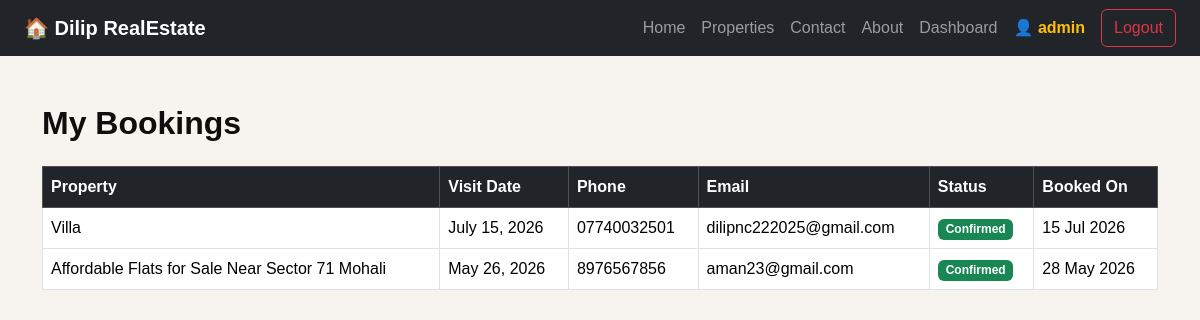
The app's page /my-bookings/ (signed in) with its own data.
### realapp/models.py (models this page shows, shortened)
class User(AbstractUser):
    ROLE_CHOICES = (
        ('admin', 'Admin'),
        ('agent', 'Agent'),
        ('customer', 'Customer'),
    )
    role = models.CharField(
        max_length=20,
        choices=ROLE_CHOICES,
        default='customer'
    )
    phone = models.CharField(
        max_length=15,
        blank=True
    )

class Booking(models.Model):
    STATUS_CHOICES = [
        ('pending',   'Pending'),
        ('confirmed', 'Confirmed'),
        ('cancelled', 'Cancelled'),
        ('completed', 'Completed'),
    ]
    user        = models.ForeignKey(User, on_delete=models.CASCADE, related_name='bookings')
    property    = models.ForeignKey(Property, on_delete=models.CASCADE, related_name='bookings')
    name        = models.CharField(max_length=100)
    email       = models.EmailField()
    phone       = models.CharField(max_length=15)
    message     = models.TextField(blank=True, null=True)
    date        = models.DateField()
    status      = models.CharField(max_length=20, choices=STATUS_CHOICES, default='pending')
    created_at  = models.DateTimeField(auto_now_add=True)
    class Meta:
        ordering = ['-created_at']  # latest bookings first

class Property(models.Model):
    PROPERTY_TYPES = [
        ('house', 'House'),
        ('apartment', 'Apartment'),
        ('villa', 'Villa'),
        ('commercial', 'Commercial'),
    ]
    owner       = models.ForeignKey(User, on_delete=models.CASCADE, related_name='properties')
    title       = models.CharField(max_length=200)
    description = models.TextField()
    location    = models.CharField(max_length=200)
    price       = models.DecimalField(max_digits=12, decimal_places=2)
    bedrooms    = models.IntegerField()
    bathrooms   = models.IntegerField()
    area        = models.IntegerField()
    image       = models.ImageField(upload_to='properties/')
    property_type = models.CharField(max_length=20, choices=PROPERTY_TYPES)
    created_at  = models.DateTimeField(auto_now_add=True)

### realapp/views.py (the view)
# urls.py: path('my-bookings/',my_bookings,name='my_bookings'),
@login_required
def my_bookings(request):
    bookings = Booking.objects.filter(user=request.user)
    return render(request, 'my_bookings.html', {
        'bookings': bookings,
    })

### templates/my_bookings.html
{% extends 'base.html' %}
{% block content %}
<div class="container my-5">
  <h2 class="fw-bold mb-4">My Bookings</h2>
  {% if bookings %}
  <div class="table-responsive">
    <table class="table table-bordered align-middle">
      <thead class="table-dark">
        <tr>
          <th>Property</th>
          <th>Visit Date</th>
          <th>Phone</th>
          <th>Email</th>
          <th>Status</th>
          <th>Booked On</th>
        </tr>
      </thead>
      <tbody>
        {% for booking in bookings %}
        <tr>
          <td>
            <a href="{% url 'property_detail' booking.property.id %}">
              {{ booking.property.title }}
            </a>
          </td>
          <td>{{ booking.date }}</td>
          <td>{{ booking.phone }}</td>
          <td>{{ booking.email }}</td>
          <td>
            {% if booking.status == 'confirmed' %}
              <span class="badge bg-success">Confirmed</span>
            {% elif booking.status == 'cancelled' %}
              <span class="badge bg-danger">Cancelled</span>
            {% elif booking.status == 'completed' %}
              <span class="badge bg-primary">Completed</span>
            {% else %}
              <span class="badge bg-warning text-dark">Pending</span>
            {% endif %}
          </td>
          <td>{{ booking.created_at|date:"d M Y" }}</td>
        </tr>
        {% endfor %}
      </tbody>
    </table>
  </div>
  {% else %}
    <div class="text-center py-5">
      <h5>You have no bookings yet.</h5>
      <a href="{% url 'property_list' %}" class="btn btn-dark mt-3">Browse Properties</a>
    </div>
  {% endif %}
</div>
{% endblock %}

### templates/navbar.html (shortened to what this page needs)
{% load static %}
<nav class="navbar navbar-expand-lg navbar-dark bg-dark px-4">
    <a class="navbar-brand fw-bold" href="/">🏠 Dilip RealEstate</a>
    <div class="collapse navbar-collapse" id="navbarNav">
        <ul class="navbar-nav ms-auto align-items-center">
            <li class="nav-item">
                <a class="nav-link" href="/">Home</a>
            </li>
            <li class="nav-item">
                <a class="nav-link" href="/properties/">Properties</a>
            </li>
            <li class="nav-item">
                <a class="nav-link" href="/contact/">Contact</a>
            </li>
            <li>
                <a href="{% url 'about' %}" class="nav-link">About</a>
            </li>
            {% if user.is_authenticated %}
            <li class="nav-item">
               <a class="nav-link" href="/dashboard/">Dashboard</a>
           </li>
            <li class="nav-item">
                <span class="nav-link text-warning fw-bold">
                    👤 {{ user.username }}
                </span>
            </li>
                <li class="nav-item">
                    <a class="btn btn-outline-danger ms-2" href="/logout/">Logout</a>
                </li>
            {% endif %}
        </ul>
    </div>
</nav>

### realapp/static/css/style.css (style rules this page uses)
:root { --ink: #0f0e0c; --paper: #f7f4ef; --cream: #ede9e1; --gold: #b89a5a; --gold-light: #d4b97a; --muted: #8a8070; --border: #ddd8ce; --white: #ffffff; --error: #c0392b; --success: #2d6a4f; }
* { box-sizing: border-box; margin: 0; padding: 0; }
body { background-color: var(--paper); font-family: 'DM Sans', sans-serif; color: var(--ink); min-height: 100vh; }
:root { --clr-bg: #0d1117; --clr-surface: #141b24; --clr-surface-2: #1c2636; --clr-border: rgba(255, 255, 255, 0.07); --clr-gold: #c9a84c; --clr-gold-light: #e8c97a; --clr-gold-dim: rgba(201, 168, 76, 0.15); --clr-white: #f5f0ea; --clr-muted: #8b95a6; --clr-text: #d4cfc8; --ff-display: 'Playfair Display', Georgia, serif; --ff-body: 'DM Sans', sans-serif; --radius-sm: 6px; --radius-md: 14px; --radius-lg: 24px; --shadow-card: 0 8px 40px rgba(0, 0, 0, 0.45); --shadow-glow: 0 0 40px rgba(201, 168, 76, 0.18); --transition: 0.35s cubic-bezier(0.25, 0.46, 0.45, 0.94); }
*, *::before, *::after { box-sizing: border-box; margin: 0; padding: 0; }
html { scroll-behavior: smooth; }
a { text-decoration: none; color: inherit; transition: color var(--transition); }
:root { --cream: #f7f4ef; --charcoal: #1c1c1e; --gold: #c9a84c; --muted: #7a7a7a; --card-bg: #ffffff; --border: #e8e3db; }
body { background: var(--cream); font-family: 'DM Sans', sans-serif; }

### records on screen
User: username "admin"
Booking: property "Villa", date "July 15, 2026", phone "07740032501", email "dilipnc222025@gmail.com", status "Confirmed", created_at "15 Jul 2026"
Booking: property "Affordable Flats for Sale Near Sector 71 Mohali", date "May 26, 2026", phone "8976567856", email "aman23@gmail.com", status "Confirmed", created_at "28 May 2026"
